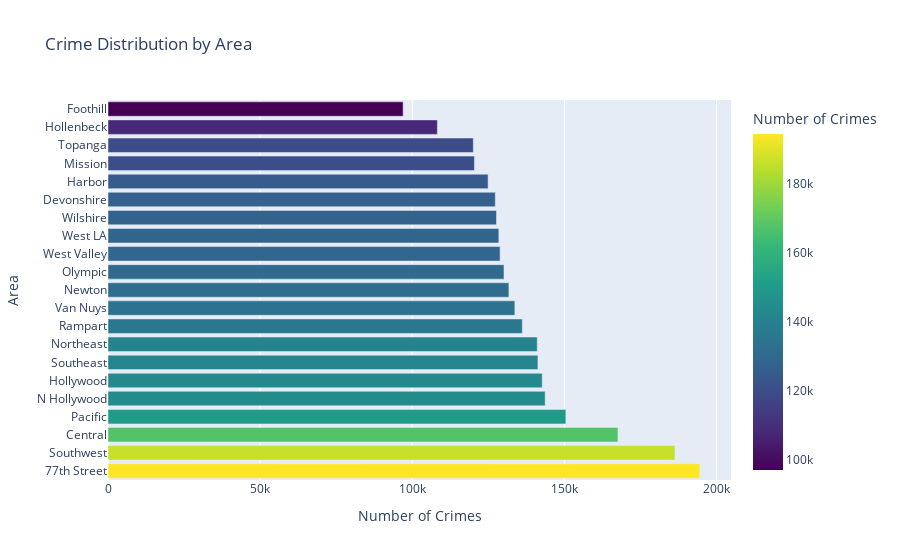

The notebook cell saved with this chart:
### Code cell
# Crime counts by area
area_crimes = df['area_name'].value_counts().reset_index()
area_crimes.columns = ['Area', 'Crime Count']

# Interactive bar plot
fig = px.bar(area_crimes, x='Crime Count', y='Area', orientation='h',
             title="Crime Distribution by Area",
             labels={'Crime Count': 'Number of Crimes', 'Area': 'Area'},
             color='Crime Count', color_continuous_scale='Viridis')
fig.show()

### Figure 1 — Plotly figure (JSON) as saved in the notebook; plotly's stock layout.template omitted (floating-point values rounded to 4 significant figures)
{"data": [{"alignmentgroup": "True", "hovertemplate": "Number of Crimes=%{marker.color}<br>Area=%{y}<extra></extra>", "legendgroup": "", "marker": {"color": [194535, 186364, 167612, 150499, 143690, 142724, 141311, 141092, 136173, 133726, 131776, 130154, 128877, 128466, 127694, 127301, 124929, 120438, 120077, 108260, 97008], "coloraxis": "coloraxis", "pattern": {"shape": ""}}, "name": "", "offsetgroup": "", "orientation": "h", "showlegend": false, "textposition": "auto", "type": "bar", "x": [194535, 186364, 167612, 150499, 143690, 142724, 141311, 141092, 136173, 133726, 131776, 130154, 128877, 128466, 127694, 127301, 124929, 120438, 120077, 108260, 97008], "xaxis": "x", "y": ["77th Street", "Southwest", "Central", "Pacific", "N Hollywood", "Hollywood", "Southeast", "Northeast", "Rampart", "Van Nuys", "Newton", "Olympic", "West Valley", "West LA", "Wilshire", "Devonshire", "Harbor", "Mission", "Topanga", "Hollenbeck", "Foothill"], "yaxis": "y"}], "layout": {"barmode": "relative", "coloraxis": {"colorbar": {"title": {"text": "Number of Crimes"}}, "colorscale": [[0, "#440154"], [0.1111, "#482878"], [0.2222, "#3e4989"], [0.3333, "#31688e"], [0.4444, "#26828e"], [0.5556, "#1f9e89"], [0.6667, "#35b779"], [0.7778, "#6ece58"], [0.8889, "#b5de2b"], [1, "#fde725"]]}, "legend": {"tracegroupgap": 0}, "title": {"text": "Crime Distribution by Area"}, "xaxis": {"anchor": "y", "domain": [0, 1], "title": {"text": "Number of Crimes"}}, "yaxis": {"anchor": "x", "domain": [0, 1], "title": {"text": "Area"}}}}
